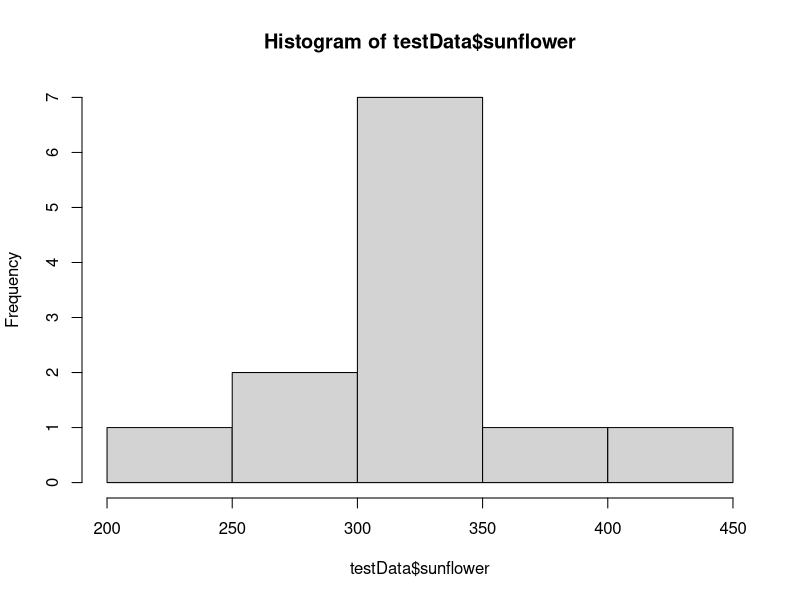
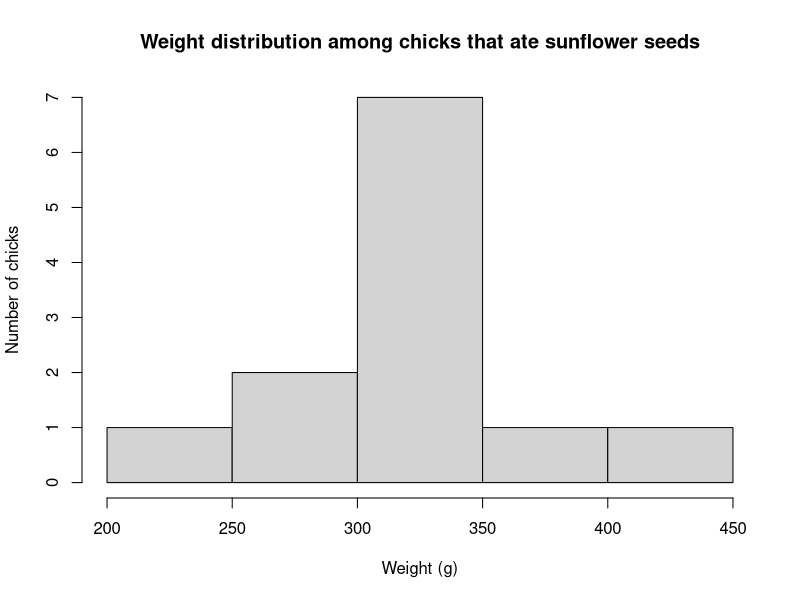
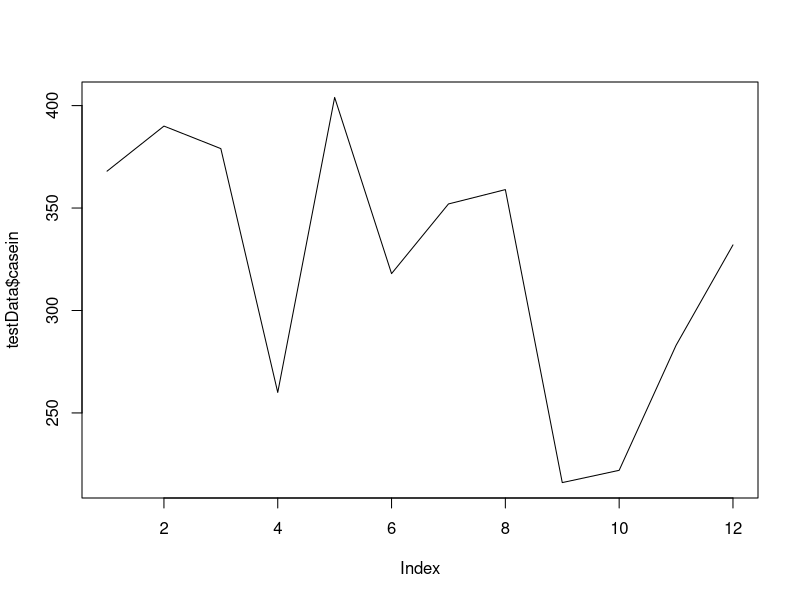
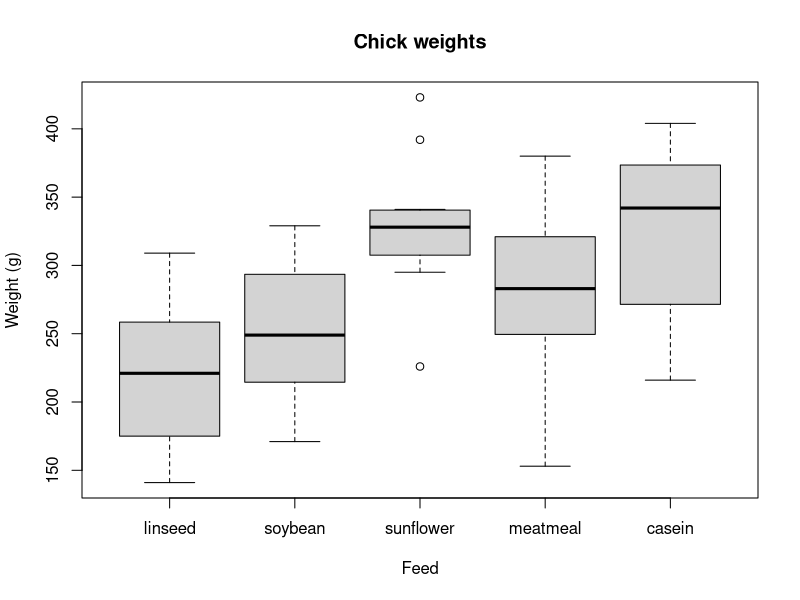

Write R code to recreate these figures, in order.
#Welcome to Earth and Environmental Data Analysis!
#================

#Week 1, Class 1
#----------

###Introduction to R, 1


#Section 1 - R is a calculator

5+6

#R can also store things as **variables**

rememberThis=5+6

print(rememberThis)

# and then work with those variables as if they were numbers

newAnswer=rememberThis*3

print(newAnswer)

#So what are those hashtags for?
#comment, comment comment!

#R has a lot of other use, than just a calculator.
library(tidyverse)

#Let's load in some data
testData=read_csv("chickWeights.csv") #Don't forget to assign it to a variable!

#now let's look at the first few rows
head(testData)

#let's learn a bit about the data we loaded in
class(testData)#what type of data is this? (In R-Speak)

dim(testData)# what are it's dimensions?

#Indexing - how can we extract the values we want?
#R indexes with square brackets "[" 
#in a matrix, it goes, rows,columns
#so the value from row 17 and column 45 is:
testData[3,2]

#what if we want group of data?
testData[2:4,3:5]

#what does that colon do?
5:10

#how about other sequences?
#try the seq function
?seq
seq(1,10,by = 2)


#what if you want a weird selection of data?
#use the c function (combine)
testData[c(2,1,3,4),2]


#what if you want all the columns or rows with a selection?
#leave it blank?
testData[2,]


#data.frames often have names, especially for their columns
#picture an excel worksheet

colnames(testData)
rownames(testData)


#OK, now let's explore this dataset a bit
# how do you find the maximum value in the 7th row?

max(testData[7,])

#the minimum value in the 3rd column?

min(testData[,3])


#how about the median of all the columns?

#the apply function
?apply

medians=apply(testData,2,median)

#which feed type had the largest median?
#the which function
?which

#Booleans
5==5
3<2

# 
largestColumn=which(medians==max(medians))
colnames(testData)[largestColumn]

#plotting
#lets take a look at the distribution of weights for chicks that ate sunflower


hist(testData$sunflower)

#with better labels

hist(testData$sunflower,xlab="Weight (g)",ylab="Number of chicks",main="Weight distribution among chicks that ate sunflower seeds")


# how about a line plot?

plot(testData$casein,type="l")

#and a box plot?

boxplot(testData[,-1],xlab="Feed",ylab="Weight (g)",main="Chick weights")



